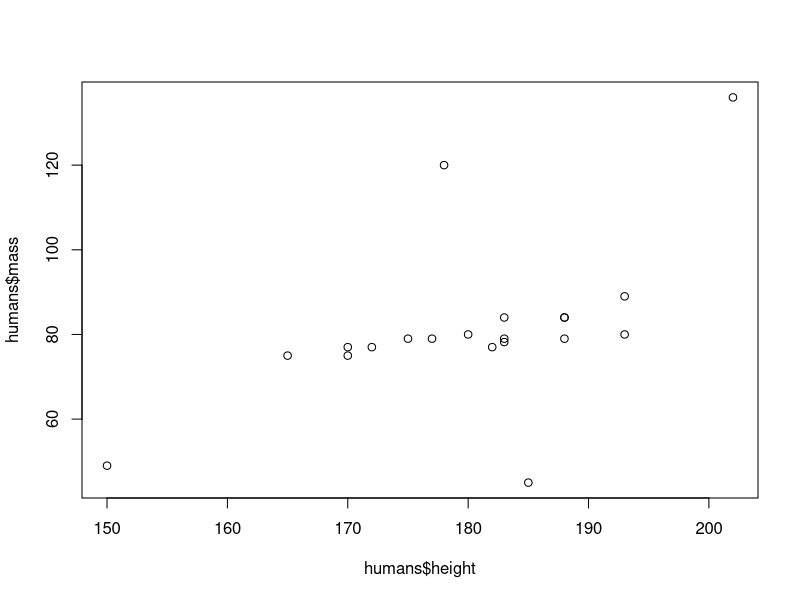
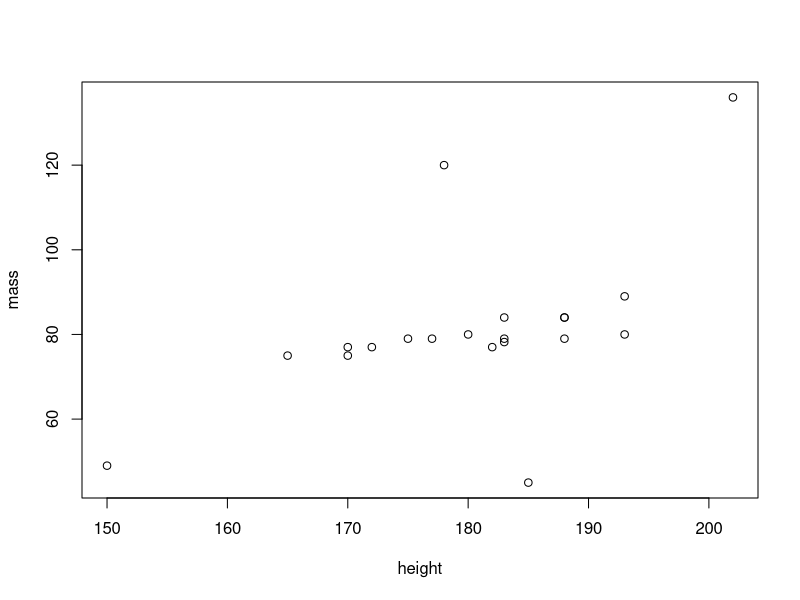

These figures' R source, in order:
## ---- chunk 1
library(tidyverse)
## ---- chunk 2
glimpse(starwars)
## ---- chunk 3
humans <- starwars %>% filter(species == "Human")
plot(humans$height, humans$mass)

starwars %>% filter(species == "Human") %>% plot(mass ~ height, data = .)

## ---- chunk 4

#droids <- starwars %>% filter(species == "Droids")
#plot(droids$height, droids$mass)

#starwars %>% filter(species == "Droids") %>% plot(mass ~ height, data = .)
## ---- chunk 5
#species<- starwars %>% 
#plot(species, homeworld)



## ---- chunk 6

## ---- chunk 7
#mean(height, eye_color)

## ---- chunk 8
#mean(height, eye_color)
#filter(starwars, eye_color= 'Brown')

## ---- chunk 9


## ---- chunk 10
#filter(starwars, sex= 'male', max(height))

